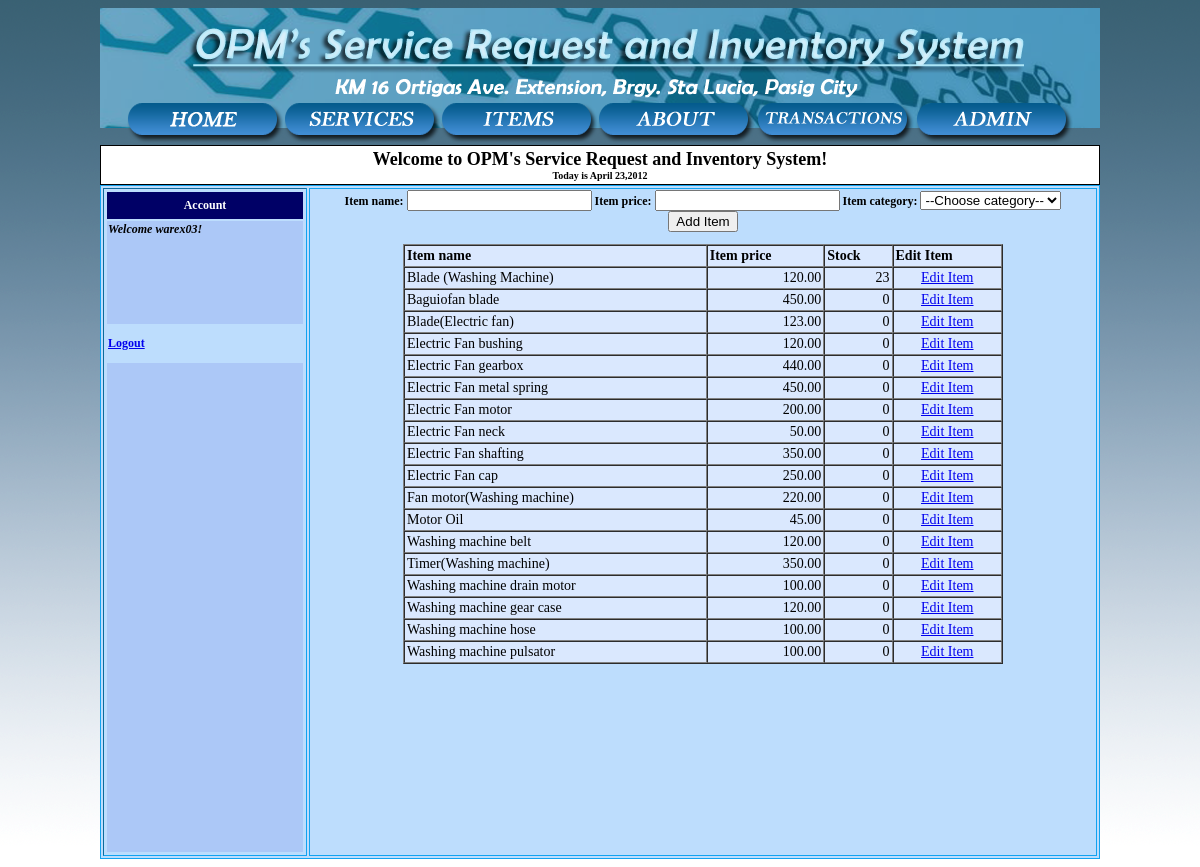
The app's page /items.php (signed in) with its own data.
### tables this page shows
CREATE TABLE IF NOT EXISTS `items` (
  `item_id` int(255) NOT NULL AUTO_INCREMENT,
  `category_id` int(255) NOT NULL,
  `name` varchar(100) NOT NULL,
  `info` text NOT NULL,
  `price` decimal(8,2) NOT NULL,
  `stock` int(8) NOT NULL,
  PRIMARY KEY (`item_id`),
  KEY `category_id` (`category_id`),
  KEY `category_id_2` (`category_id`)
);

### includes/sessionstart.php (called while the page is built, shortened)
<?php
	$user = $_SESSION['username'];
	$guest = $_SESSION['guest'];
?>

### items.php (the view, shortened to what this page needs)
<?php
require_once "includes/sessionstart.php";
?>
<html>
    <head>
    </head>
    <body onLoad="MM_preloadImages('../CS192_presented/img/orderrollover.png','img/homerollover.png','img/servicesrollover.png','img/itemsrollover.png','img/aboutrollover.png','img/transactionsrollover.png','img/adminrollover.png')">
        <table width="990" height="185" border="0" cellpadding="0" cellspacing="0" class="bannerstyle" align="center">
            <tr class="bannerstyle">
                <th height="195" class="bannerstyle style2" scope="col"><div>
                <p align="center">&nbsp;</p>
                <p align="center">&nbsp;</p>
                <p align="center">&nbsp;</p>
                <p align="center">&nbsp;</p>
                <p align="center">&nbsp;</p>
                <p align="center"><a href="home.php" onMouseOut="MM_swapImgRestore()" onMouseOver="MM_swapImage('home','','img/homerollover.png',1)"><img src="img/home.png" name="home" width="157" height="40" border="0"></a><a href="services.php" onMouseOut="MM_swapImgRestore()" onMouseOver="MM_swapImage('Image2','','img/servicesrollover.png',1)"><img src="img/services.png" name="Image2" width="157" height="40" border="0"></a><a href="items.php" onMouseOut="MM_swapImgRestore()" onMouseOver="MM_swapImage('items','','img/itemsrollover.png',1)"><img src="img/items.png" name="items" width="157" height="40" border="0"></a><a href="about.php" onMouseOut="MM_swapImgRestore()" onMouseOver="MM_swapImage('about','','img/aboutrollover.png',1)"><img src="img/about.png" name="about" width="157" height="40" border="0"></a>
                    <?php
                    if ($guest == true) {
                        $write = <<<WRITE
							<a href="order.php" onMouseOut="MM_swapImgRestore()" onMouseOver="MM_swapImage('order','','img/orderrollover.png',1)"><img src="img/order.png" name="order" width="157" height="40" border="0"></a><a href="receipt.php" onMouseOut="MM_swapImgRestore()" onMouseOver="MM_swapImage('receipt','','img/receiptrollover.png',1)"><img src="img/receipt.png" name="receipt" width="157" height="40" border="0"></a>
WRITE;
                        echo $write;
                    } else {
                        $write = <<<WRITE
<a href="transactions.php" onMouseOut="MM_swapImgRestore()" onMouseOver="MM_swapImage('transactions','','img/transactionsrollover.png',1)"><img src="img/transactions.png" name="transactions" width="157" height="40" border="0"></a>
<a href="admin.php" onMouseOut="MM_swapImgRestore()" onMouseOver="MM_swapImage('admin','','img/adminrollover.png',1)"><img src="img/admin.png" name="admin" width="157" height="40" border="0"></a>
WRITE;
                        echo $write;
                    }
                    ?>
                </p>
            </div>            </th>
    </tr>
</table>
<table width="532" height="40" border="0" cellpadding="0" cellspacing="0" class="wholetable" align="center">
    <tr>
        <th width="532" height="40" bordercolor="0" class="welcomestyle" scope="col"><div align="center">
        <?php include "includes/welcomemsg.php"; ?>
    </div></th>
</tr>
</table>
<table width="1020" height="200" border="1" align="center" class="maintable">
    <tr>
        <th width="200" scope="col"><table width="168" height="666" border="0" class="sidetablestyle">
        <tr class="buttonstyle">
            <th width="158" height="27" scope="col">Account</th>
        </tr>
        <tr class="accountinfostyle">
            <th height="103" scope="col"><?php echo "Welcome $user!"; ?>
        <div align="center"></div></th>
        </tr>
        <tr>
            <th height="35" scope="col"><div align="left" class="logoutstyle"><a href="logout.php"> Logout </div></th>
        </tr>
        <tr class="accountinfostyle">
            <th height="489" scope="col">&nbsp;</th>
        </tr>
    </table></th>
<th width="802" class="maintable" scope="col">						<?php
        if ($guest == false) {
            $add = <<<ADD
						<form name="additem" action="additem.php" onsubmit=" return add(this, 'Item')">
							<label> Item name: </label>
								<input type="text" name="name">
							<label> Item price: </label>
								<input type="text" name="price">
							<label> Item category: </label>
								<select id="category" name="category[]">
									<option value="0"> --Choose category-- </option>
ADD;
            $query = "SELECT category_id, category FROM category_item";
            $result = mysql_query($query) or die(mysql_error());
            while ($row = mysql_fetch_array($result)) {
                $category = $row['category'];
                $add .=<<<ADD
							"<option value='$category'> $category </option>";
ADD;
            }
            $add .=<<<ADD
						</select>
						<input type="submit" value="Add Item">
					</form>
ADD;
            echo $add;
        }
        ?>
<table width="70%" border="1" align="center" cellpadding="2" cellspacing="0" class="liststyle">
    <tr>
        <th> Item name </th>
        <th> Item price </th>
        <?php
        if ($guest == true)
            echo '<th> Order Item </th>';
        else {
            echo '<th> Stock </th>';
            echo '<th> Edit Item </th>';
        }
        ?>
    </tr>
    <?php
    $query = "SELECT name, price, stock FROM items";
    $result = mysql_query($query) or die(mysql_error());
    $output = '';
    while ($row = mysql_fetch_array($result)) {
        $name = $row['name'];
        $price = $row['price'];
        $stock = $row['stock'];
        $output .=<<<OUTPUT
							<form name="itemtable" action="transact.php?type=Item" method="post">
								<tr>
									<td align="left"> $name </td>
									<td align="right"> $price </td>
OUTPUT;
        if ($guest == true) {
            $output .=<<<OUTPUT
								<td align="center"> <input type="text" name="order[$name]" value="Enter number" onfocus="nullify(this)"> </td>
OUTPUT;
        } else {
            $output .=<<<OUTPUT
								<td align="right"> $stock </td>
								<td align="center"> <a href="edititems.php?name=$name"> Edit Item </td>
OUTPUT;
        }
        $output .= "</tr>";
    }
    echo $output;
    ?>
</table>
</body>
</html>

### items.php (style rules this page uses)
.liststyle { font-family: Georgia, "Times New Roman", Times, serif; font-size: 14px; background-color: #DAE8FE; width: 600px; text-align: left; }
.bannerstyle { font-family: Georgia, "Times New Roman", Times, serif; font-size: 10px; border: thin none #000000; background-image: url(img/banner.png); background-repeat: no-repeat; background-position: center top; height: 120px; width: 1000px; text-align: left; }
.buttonstyle { color: #FFFFFF; background-color: #000066; height: 15px; width: 90px; font-family: Georgia, "Times New Roman", Times, serif; font-size: 12px; border: thin solid #000000; }
.maintable { border: thin solid #13A3F0; text-align: center; vertical-align: text-top; background-color: #BDDDFD; font-family: Georgia, "Times New Roman", Times, serif; font-size: 12px; font-style: normal; height: auto; width: 1000px; }
.accountinfostyle { font-family: Georgia, "Times New Roman", Times, serif; font-size: 12px; font-style: italic; background-color: #ACC8F7; color: #000000; text-align: left; vertical-align: top; }
.logoutstyle { color: #003399; font-size: 12px; border-top-style: none; border-right-style: none; border-bottom-style: none; border-left-style: none; }
.welcomestyle { font-family: Georgia, "Times New Roman", Times, serif; font-size: 10px; border-top-width: thin; border-right-width: thin; border-bottom-width: thin; border-left-width: thin; border-top-style: solid; border-right-style: solid; border-bottom-style: solid; border-left-style: solid; height: 40px; width: 1000px; background-image: none; background-color: #FFFFFF; }
.sidetablestyle { background-color: #BDDDFD; width: 200px; height: 50px; }
.style2 { font-size: 9px }

### records on screen
items: name "Blade (Washing Machine)", price "120.00", stock "23"
items: name "Baguiofan blade", price "450.00", stock "0"
items: name "Blade(Electric fan)", price "123.00", stock "0"
items: name "Electric Fan bushing", price "120.00", stock "0"
items: name "Electric Fan gearbox", price "440.00", stock "0"
items: name "Electric Fan metal spring", price "450.00", stock "0"
items: name "Electric Fan motor", price "200.00", stock "0"
items: name "Electric Fan neck", price "50.00", stock "0"
items: name "Electric Fan shafting", price "350.00", stock "0"
items: name "Electric Fan cap", price "250.00", stock "0"
items: name "Fan motor(Washing machine)", price "220.00", stock "0"
items: name "Motor Oil", price "45.00", stock "0"
items: name "Washing machine belt", price "120.00", stock "0"
items: name "Timer(Washing machine)", price "350.00", stock "0"
items: name "Washing machine drain motor", price "100.00", stock "0"
items: name "Washing machine gear case", price "120.00", stock "0"
items: name "Washing machine hose", price "100.00", stock "0"
items: name "Washing machine pulsator", price "100.00", stock "0"

### other values on screen
$user "warex03"
